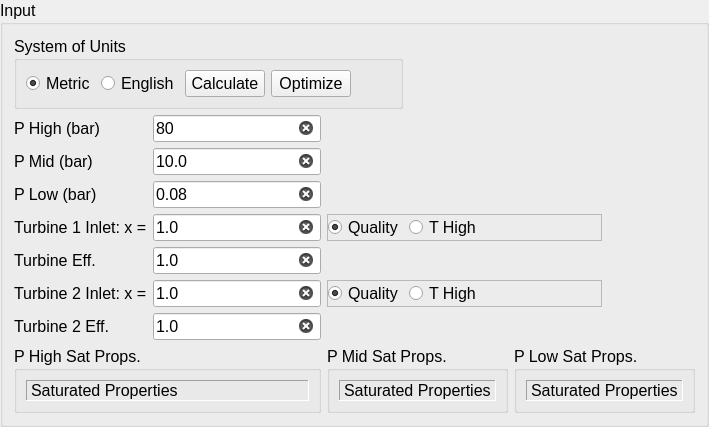
      <widget class="QGroupBox" name="gb_Input">
       <property name="sizePolicy">
        <sizepolicy hsizetype="Fixed" vsizetype="Fixed">
         <horstretch>0</horstretch>
         <verstretch>0</verstretch>
        </sizepolicy>
       </property>
       <property name="font">
        <font>
         <pointsize>12</pointsize>
        </font>
       </property>
       <property name="title">
        <string>Input</string>
       </property>
       <property name="alignment">
        <set>Qt::AlignLeading|Qt::AlignLeft|Qt::AlignTop</set>
       </property>
       <layout class="QVBoxLayout" name="gb_InputVerticalLayout">
        <property name="sizeConstraint">
         <enum>QLayout::SetFixedSize</enum>
        </property>
        <item>
         <layout class="QGridLayout" name="gridLayoutInput" columnstretch="0,0,0,0,0,0,0" columnminimumwidth="0,0,0,0,0,0,0">
          <item row="13" column="2" colspan="3">
           <widget class="QGroupBox" name="grp_PMidSatProps">
            <property name="title">
             <string>P Mid Sat Props.</string>
            </property>
            <layout class="QVBoxLayout" name="verticalLayout_3">
             <item>
              <widget class="QLabel" name="lbl_SatPropMid">
               <property name="font">
                <font>
                 <pointsize>12</pointsize>
                </font>
               </property>
               <property name="frameShape">
                <enum>QFrame::Panel</enum>
               </property>
               <property name="frameShadow">
                <enum>QFrame::Sunken</enum>
               </property>
               <property name="text">
                <string>Saturated Properties</string>
               </property>
              </widget>
             </item>
            </layout>
           </widget>
          </item>
          <item row="1" column="0" colspan="4">
           <widget class="QGroupBox" name="gb_UnitsSystem">
            <property name="sizePolicy">
             <sizepolicy hsizetype="Fixed" vsizetype="Preferred">
              <horstretch>0</horstretch>
              <verstretch>0</verstretch>
             </sizepolicy>
            </property>
            <property name="title">
             <string>System of Units</string>
            </property>
            <layout class="QHBoxLayout" name="horizontalLayout">
             <item>
              <widget class="QRadioButton" name="rb_SI">
               <property name="text">
                <string>Metric</string>
               </property>
               <property name="checked">
                <bool>true</bool>
               </property>
              </widget>
             </item>
             <item>
              <widget class="QRadioButton" name="rb_English">
               <property name="text">
                <string>English</string>
               </property>
               <property name="checked">
                <bool>false</bool>
               </property>
              </widget>
             </item>
             <item>
              <widget class="QPushButton" name="btn_Calculate">
               <property name="sizePolicy">
                <sizepolicy hsizetype="Minimum" vsizetype="Preferred">
                 <horstretch>0</horstretch>
                 <verstretch>0</verstretch>
                </sizepolicy>
               </property>
               <property name="font">
                <font>
                 <pointsize>12</pointsize>
                </font>
               </property>
               <property name="text">
                <string>Calculate</string>
               </property>
              </widget>
             </item>
             <item>
              <widget class="QPushButton" name="pb_Optimize">
               <property name="text">
                <string>Optimize</string>
               </property>
              </widget>
             </item>
             <item>
              <spacer name="horizontalSpacer_3">
               <property name="orientation">
                <enum>Qt::Horizontal</enum>
               </property>
               <property name="sizeHint" stdset="0">
                <size>
                 <width>40</width>
                 <height>20</height>
                </size>
               </property>
              </spacer>
             </item>
            </layout>
           </widget>
          </item>
          <item row="2" column="1">
           <widget class="QLineEdit" name="le_PHigh">
            <property name="sizePolicy">
             <sizepolicy hsizetype="Preferred" vsizetype="Fixed">
              <horstretch>0</horstretch>
              <verstretch>0</verstretch>
             </sizepolicy>
            </property>
            <property name="maximumSize">
             <size>
              <width>200</width>
              <height>16777215</height>
             </size>
            </property>
            <property name="baseSize">
             <size>
              <width>100</width>
              <height>0</height>
             </size>
            </property>
            <property name="font">
             <font>
              <pointsize>12</pointsize>
             </font>
            </property>
            <property name="toolTip">
             <string>Enter the high pressure isobar pressure</string>
            </property>
            <property name="toolTipDuration">
             <number>1</number>
            </property>
            <property name="text">
             <string>80</string>
            </property>
            <property name="placeholderText">
             <string>enter a value for the high pressure isobar</string>
            </property>
            <property name="clearButtonEnabled">
             <bool>true</bool>
            </property>
           </widget>
          </item>
          <item row="13" column="0" colspan="2">
           <widget class="QGroupBox" name="grp_PHighSatProps">
            <property name="title">
             <string>P High Sat Props.</string>
            </property>
            <layout class="QVBoxLayout" name="verticalLayout_2">
             <item>
              <widget class="QLabel" name="lbl_SatPropHigh">
               <property name="font">
                <font>
                 <pointsize>12</pointsize>
                </font>
               </property>
               <property name="frameShape">
                <enum>QFrame::Panel</enum>
               </property>
               <property name="frameShadow">
                <enum>QFrame::Sunken</enum>
               </property>
               <property name="text">
                <string>Saturated Properties</string>
               </property>
              </widget>
             </item>
            </layout>
           </widget>
          </item>
          <item row="11" column="0">
           <widget class="QLabel" name="label_4">
            <property name="font">
             <font>
              <pointsize>12</pointsize>
             </font>
            </property>
            <property name="text">
             <string>Turbine 2 Eff.</string>
            </property>
            <property name="textFormat">
             <enum>Qt::PlainText</enum>
            </property>
           </widget>
          </item>
          <item row="2" column="0">
           <widget class="QLabel" name="lbl_PHigh">
            <property name="sizePolicy">
             <sizepolicy hsizetype="Preferred" vsizetype="Preferred">
              <horstretch>0</horstretch>
              <verstretch>0</verstretch>
             </sizepolicy>
            </property>
            <property name="font">
             <font>
              <pointsize>12</pointsize>
             </font>
            </property>
            <property name="text">
             <string>P High (bar)</string>
            </property>
           </widget>
          </item>
          <item row="8" column="1">
           <widget class="QLineEdit" name="le_TurbineEff">
            <property name="sizePolicy">
             <sizepolicy hsizetype="Preferred" vsizetype="Fixed">
              <horstretch>0</horstretch>
              <verstretch>0</verstretch>
             </sizepolicy>
            </property>
            <property name="maximumSize">
             <size>
              <width>200</width>
              <height>16777215</height>
             </size>
            </property>
            <property name="baseSize">
             <size>
              <width>100</width>
              <height>0</height>
             </size>
            </property>
            <property name="font">
             <font>
              <pointsize>12</pointsize>
             </font>
            </property>
            <property name="text">
             <string>1.0</string>
            </property>
            <property name="placeholderText">
             <string>turbine isentropic efficiency 0.0&lt;eta&lt;=1.0</string>
            </property>
            <property name="clearButtonEnabled">
             <bool>true</bool>
            </property>
           </widget>
          </item>
          <item row="4" column="1">
           <widget class="QLineEdit" name="le_PLow">
            <property name="sizePolicy">
             <sizepolicy hsizetype="Preferred" vsizetype="Fixed">
              <horstretch>0</horstretch>
              <verstretch>0</verstretch>
             </sizepolicy>
            </property>
            <property name="maximumSize">
             <size>
              <width>200</width>
              <height>16777215</height>
             </size>
            </property>
            <property name="baseSize">
             <size>
              <width>100</width>
              <height>0</height>
             </size>
            </property>
            <property name="font">
             <font>
              <pointsize>12</pointsize>
             </font>
            </property>
            <property name="text">
             <string>0.08</string>
            </property>
            <property name="placeholderText">
             <string>enter a value for the low pressure isobar</string>
            </property>
            <property name="clearButtonEnabled">
             <bool>true</bool>
            </property>
           </widget>
          </item>
          <item row="8" column="0">
           <widget class="QLabel" name="label">
            <property name="font">
             <font>
              <pointsize>12</pointsize>
             </font>
            </property>
            <property name="text">
             <string>Turbine Eff.</string>
            </property>
            <property name="textFormat">
             <enum>Qt::PlainText</enum>
            </property>
           </widget>
          </item>
          <item row="6" column="0">
           <widget class="QLabel" name="lbl_TurbineInletCondition">
            <property name="sizePolicy">
             <sizepolicy hsizetype="Preferred" vsizetype="Preferred">
              <horstretch>0</horstretch>
              <verstretch>0</verstretch>
             </sizepolicy>
            </property>
            <property name="font">
             <font>
              <pointsize>12</pointsize>
             </font>
            </property>
            <property name="text">
             <string>Turbine 1 Inlet: x =</string>
            </property>
           </widget>
          </item>
          <item row="3" column="0">
           <widget class="QLabel" name="lbl_PMid">
            <property name="text">
             <string>P Mid (bar)</string>
            </property>
           </widget>
          </item>
          <item row="11" column="1">
           <widget class="QLineEdit" name="le_TurbineEff_2">
            <property name="sizePolicy">
             <sizepolicy hsizetype="Preferred" vsizetype="Fixed">
              <horstretch>0</horstretch>
              <verstretch>0</verstretch>
             </sizepolicy>
            </property>
            <property name="maximumSize">
             <size>
              <width>200</width>
              <height>16777215</height>
             </size>
            </property>
            <property name="baseSize">
             <size>
              <width>100</width>
              <height>0</height>
             </size>
            </property>
            <property name="font">
             <font>
              <pointsize>12</pointsize>
             </font>
            </property>
            <property name="text">
             <string>1.0</string>
            </property>
            <property name="placeholderText">
             <string>turbine isentropic efficiency 0.0&lt;eta&lt;=1.0</string>
            </property>
            <property name="clearButtonEnabled">
             <bool>true</bool>
            </property>
           </widget>
          </item>
          <item row="9" column="0">
           <widget class="QLabel" name="lbl_TurbineInletCondition_2">
            <property name="sizePolicy">
             <sizepolicy hsizetype="Preferred" vsizetype="Preferred">
              <horstretch>0</horstretch>
              <verstretch>0</verstretch>
             </sizepolicy>
            </property>
            <property name="font">
             <font>
              <pointsize>12</pointsize>
             </font>
            </property>
            <property name="text">
             <string>Turbine 2 Inlet: x =</string>
            </property>
           </widget>
          </item>
          <item row="13" column="5" colspan="2">
           <widget class="QGroupBox" name="grp_PLowSatProps">
            <property name="title">
             <string>P Low Sat Props.</string>
            </property>
            <layout class="QVBoxLayout" name="verticalLayout_4">
             <item>
              <widget class="QLabel" name="lbl_SatPropLow">
               <property name="font">
                <font>
                 <pointsize>12</pointsize>
                </font>
               </property>
               <property name="frameShape">
                <enum>QFrame::Panel</enum>
               </property>
               <property name="frameShadow">
                <enum>QFrame::Sunken</enum>
               </property>
               <property name="text">
                <string>Saturated Properties</string>
               </property>
              </widget>
             </item>
            </layout>
           </widget>
          </item>
          <item row="3" column="1">
           <widget class="QLineEdit" name="le_PMid">
            <property name="sizePolicy">
             <sizepolicy hsizetype="Preferred" vsizetype="Fixed">
              <horstretch>0</horstretch>
              <verstretch>0</verstretch>
             </sizepolicy>
            </property>
            <property name="maximumSize">
             <size>
              <width>200</width>
              <height>16777215</height>
             </size>
            </property>
            <property name="text">
             <string>10.0</string>
            </property>
            <property name="placeholderText">
             <string>10</string>
            </property>
            <property name="clearButtonEnabled">
             <bool>true</bool>
            </property>
           </widget>
          </item>
          <item row="4" column="0">
           <widget class="QLabel" name="lbl_PLow">
            <property name="sizePolicy">
             <sizepolicy hsizetype="Preferred" vsizetype="Preferred">
              <horstretch>0</horstretch>
              <verstretch>0</verstretch>
             </sizepolicy>
            </property>
            <property name="font">
             <font>
              <pointsize>12</pointsize>
             </font>
            </property>
            <property name="text">
             <string>P Low (bar)</string>
            </property>
           </widget>
          </item>
          <item row="9" column="1">
           <widget class="QLineEdit" name="le_TurbineInletCondition_2">
            <property name="sizePolicy">
             <sizepolicy hsizetype="Preferred" vsizetype="Fixed">
              <horstretch>0</horstretch>
              <verstretch>0</verstretch>
             </sizepolicy>
            </property>
            <property name="maximumSize">
             <size>
              <width>200</width>
              <height>16777215</height>
             </size>
            </property>
            <property name="baseSize">
             <size>
              <width>100</width>
              <height>0</height>
             </size>
            </property>
            <property name="font">
             <font>
              <pointsize>12</pointsize>
             </font>
            </property>
            <property name="text">
             <string>1.0</string>
            </property>
            <property name="clearButtonEnabled">
             <bool>true</bool>
            </property>
           </widget>
          </item>
          <item row="6" column="1">
           <widget class="QLineEdit" name="le_TurbineInletCondition">
            <property name="sizePolicy">
             <sizepolicy hsizetype="Preferred" vsizetype="Fixed">
              <horstretch>0</horstretch>
              <verstretch>0</verstretch>
             </sizepolicy>
            </property>
            <property name="maximumSize">
             <size>
              <width>200</width>
              <height>16777215</height>
             </size>
            </property>
            <property name="baseSize">
             <size>
              <width>100</width>
              <height>0</height>
             </size>
            </property>
            <property name="font">
             <font>
              <pointsize>12</pointsize>
             </font>
            </property>
            <property name="text">
             <string>1.0</string>
            </property>
            <property name="clearButtonEnabled">
             <bool>true</bool>
            </property>
           </widget>
          </item>
          <item row="6" column="2" colspan="4">
           <widget class="QFrame" name="frame">
            <property name="sizePolicy">
             <sizepolicy hsizetype="Preferred" vsizetype="Preferred">
              <horstretch>0</horstretch>
              <verstretch>0</verstretch>
             </sizepolicy>
            </property>
            <property name="maximumSize">
             <size>
              <width>16777215</width>
              <height>100</height>
             </size>
            </property>
            <property name="frameShape">
             <enum>QFrame::StyledPanel</enum>
            </property>
            <property name="frameShadow">
             <enum>QFrame::Raised</enum>
            </property>
            <layout class="QHBoxLayout" name="horizontalLayout_6">
             <property name="leftMargin">
              <number>0</number>
             </property>
             <property name="topMargin">
              <number>0</number>
             </property>
             <property name="rightMargin">
              <number>0</number>
             </property>
             <property name="bottomMargin">
              <number>0</number>
             </property>
             <item>
              <widget class="QRadioButton" name="rdo_Quality">
               <property name="font">
                <font>
                 <pointsize>12</pointsize>
                </font>
               </property>
               <property name="text">
                <string>Quality</string>
               </property>
               <property name="checked">
                <bool>true</bool>
               </property>
               <property name="autoExclusive">
                <bool>true</bool>
               </property>
              </widget>
             </item>
             <item>
              <widget class="QRadioButton" name="rdo_THigh">
               <property name="font">
                <font>
                 <pointsize>12</pointsize>
                </font>
               </property>
               <property name="text">
                <string>T High</string>
               </property>
               <property name="checked">
                <bool>false</bool>
               </property>
              </widget>
             </item>
             <item>
              <spacer name="horizontalSpacer">
               <property name="orientation">
                <enum>Qt::Horizontal</enum>
               </property>
               <property name="sizeHint" stdset="0">
                <size>
                 <width>40</width>
                 <height>20</height>
                </size>
               </property>
              </spacer>
             </item>
            </layout>
           </widget>
          </item>
          <item row="9" column="2" colspan="4">
           <widget class="QFrame" name="frame_2">
            <property name="frameShape">
             <enum>QFrame::StyledPanel</enum>
            </property>
            <property name="frameShadow">
             <enum>QFrame::Raised</enum>
            </property>
            <layout class="QHBoxLayout" name="horizontalLayout_4">
             <property name="leftMargin">
              <number>0</number>
             </property>
             <property name="topMargin">
              <number>0</number>
             </property>
             <property name="rightMargin">
              <number>0</number>
             </property>
             <property name="bottomMargin">
              <number>0</number>
             </property>
             <item>
              <widget class="QRadioButton" name="rdo_Quality_2">
               <property name="font">
                <font>
                 <pointsize>12</pointsize>
                </font>
               </property>
               <property name="text">
                <string>Quality</string>
               </property>
               <property name="checked">
                <bool>true</bool>
               </property>
               <property name="autoExclusive">
                <bool>true</bool>
               </property>
              </widget>
             </item>
             <item>
              <widget class="QRadioButton" name="rdo_THigh_2">
               <property name="font">
                <font>
                 <pointsize>12</pointsize>
                </font>
               </property>
               <property name="text">
                <string>T High</string>
               </property>
               <property name="checked">
                <bool>false</bool>
               </property>
              </widget>
             </item>
             <item>
              <spacer name="horizontalSpacer_2">
               <property name="orientation">
                <enum>Qt::Horizontal</enum>
               </property>
               <property name="sizeHint" stdset="0">
                <size>
                 <width>40</width>
                 <height>20</height>
                </size>
               </property>
              </spacer>
             </item>
            </layout>
           </widget>
          </item>
         </layout>
        </item>
       </layout>
      </widget>
